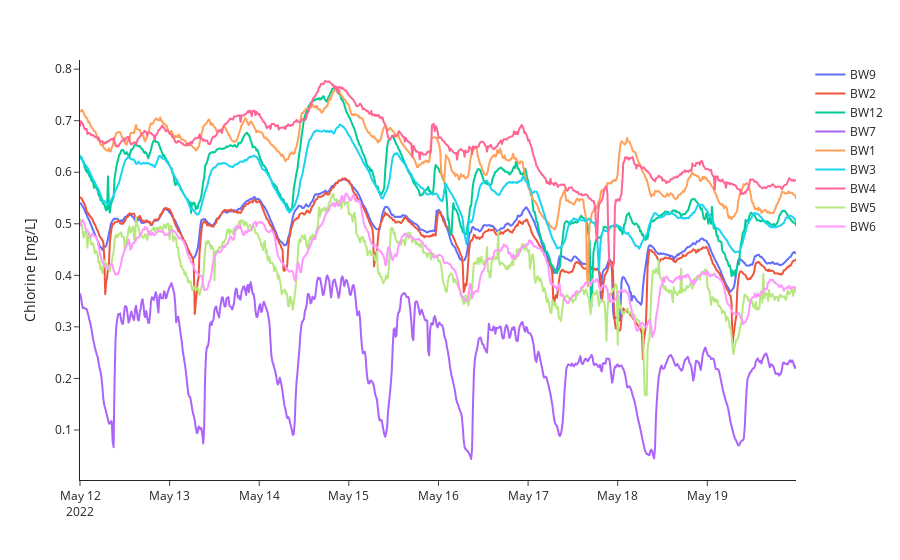

Notebook code cell kept with this figure:
### Markdown cell above
### Time series plot

### Code cell
try:
    wq_bwfl_ids = wq_df['bwfl_id'].unique()
    plot_wq_df = wq_df[(wq_df['data_type'] == 'chlorine')]
    fig = px.line(
        plot_wq_df,
        x='datetime',
        y='mean',
        color='bwfl_id',
    )
    fig.update_layout(
        xaxis_title='',
        yaxis_title='Chlorine [mg/L]',
        legend_title_text='',
        template='simple_white',
        height=450,
    )
    fig.show()
except:
    print("Plotting data not available.")

### Figure 1 — Plotly figure (JSON) as saved in the notebook; plotly's stock layout.template omitted (floating-point values rounded to 4 significant figures; data arrays with more than 128 entries replaced by an {"elided": "..."} marker saying what was removed)
{"data": [{"hovertemplate": "bwfl_id=BW9<br>datetime=%{x}<br>mean=%{y}<extra></extra>", "legendgroup": "BW9", "line": {"color": "#636efa", "dash": "solid"}, "marker": {"symbol": "circle"}, "mode": "lines", "name": "BW9", "showlegend": true, "type": "scattergl", "x": {"elided": "768 str values"}, "xaxis": "x", "y": {"elided": "768 float values"}, "yaxis": "y"}, {"hovertemplate": "bwfl_id=BW2<br>datetime=%{x}<br>mean=%{y}<extra></extra>", "legendgroup": "BW2", "line": {"color": "#EF553B", "dash": "solid"}, "marker": {"symbol": "circle"}, "mode": "lines", "name": "BW2", "showlegend": true, "type": "scattergl", "x": {"elided": "768 str values"}, "xaxis": "x", "y": {"elided": "768 float values"}, "yaxis": "y"}, {"hovertemplate": "bwfl_id=BW12<br>datetime=%{x}<br>mean=%{y}<extra></extra>", "legendgroup": "BW12", "line": {"color": "#00cc96", "dash": "solid"}, "marker": {"symbol": "circle"}, "mode": "lines", "name": "BW12", "showlegend": true, "type": "scattergl", "x": {"elided": "768 str values"}, "xaxis": "x", "y": {"elided": "768 float values"}, "yaxis": "y"}, {"hovertemplate": "bwfl_id=BW7<br>datetime=%{x}<br>mean=%{y}<extra></extra>", "legendgroup": "BW7", "line": {"color": "#ab63fa", "dash": "solid"}, "marker": {"symbol": "circle"}, "mode": "lines", "name": "BW7", "showlegend": true, "type": "scattergl", "x": {"elided": "768 str values"}, "xaxis": "x", "y": {"elided": "768 float values"}, "yaxis": "y"}, {"hovertemplate": "bwfl_id=BW1<br>datetime=%{x}<br>mean=%{y}<extra></extra>", "legendgroup": "BW1", "line": {"color": "#FFA15A", "dash": "solid"}, "marker": {"symbol": "circle"}, "mode": "lines", "name": "BW1", "showlegend": true, "type": "scattergl", "x": {"elided": "768 str values"}, "xaxis": "x", "y": {"elided": "768 float values"}, "yaxis": "y"}, {"hovertemplate": "bwfl_id=BW3<br>datetime=%{x}<br>mean=%{y}<extra></extra>", "legendgroup": "BW3", "line": {"color": "#19d3f3", "dash": "solid"}, "marker": {"symbol": "circle"}, "mode": "lines", "name": "BW3", "showlegend": true, "type": "scattergl", "x": {"elided": "768 str values"}, "xaxis": "x", "y": {"elided": "768 float values"}, "yaxis": "y"}, {"hovertemplate": "bwfl_id=BW4<br>datetime=%{x}<br>mean=%{y}<extra></extra>", "legendgroup": "BW4", "line": {"color": "#FF6692", "dash": "solid"}, "marker": {"symbol": "circle"}, "mode": "lines", "name": "BW4", "showlegend": true, "type": "scattergl", "x": {"elided": "768 str values"}, "xaxis": "x", "y": {"elided": "768 float values"}, "yaxis": "y"}, {"hovertemplate": "bwfl_id=BW5<br>datetime=%{x}<br>mean=%{y}<extra></extra>", "legendgroup": "BW5", "line": {"color": "#B6E880", "dash": "solid"}, "marker": {"symbol": "circle"}, "mode": "lines", "name": "BW5", "showlegend": true, "type": "scattergl", "x": {"elided": "768 str values"}, "xaxis": "x", "y": {"elided": "768 float values"}, "yaxis": "y"}, {"hovertemplate": "bwfl_id=BW6<br>datetime=%{x}<br>mean=%{y}<extra></extra>", "legendgroup": "BW6", "line": {"color": "#FF97FF", "dash": "solid"}, "marker": {"symbol": "circle"}, "mode": "lines", "name": "BW6", "showlegend": true, "type": "scattergl", "x": {"elided": "768 str values"}, "xaxis": "x", "y": {"elided": "768 float values"}, "yaxis": "y"}], "layout": {"autosize": true, "legend": {"title": {"text": ""}, "tracegroupgap": 0}, "margin": {"t": 60}, "xaxis": {"anchor": "y", "autorange": true, "domain": [0, 1], "range": ["2022-05-12", "2022-05-19 23:45"], "title": {"text": ""}, "type": "date"}, "yaxis": {"anchor": "x", "autorange": true, "domain": [0, 1], "range": [0.002926, 0.8177], "title": {"text": "Chlorine [mg/L]"}, "type": "linear"}}}
